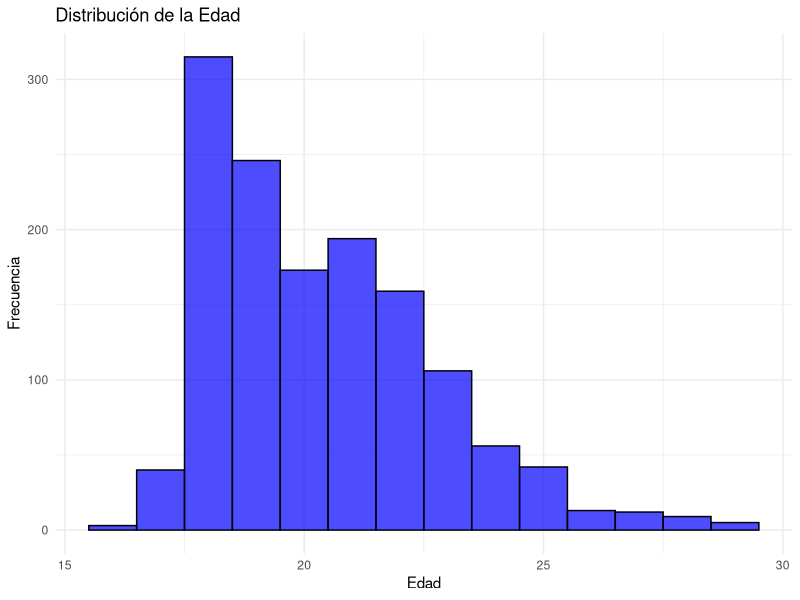
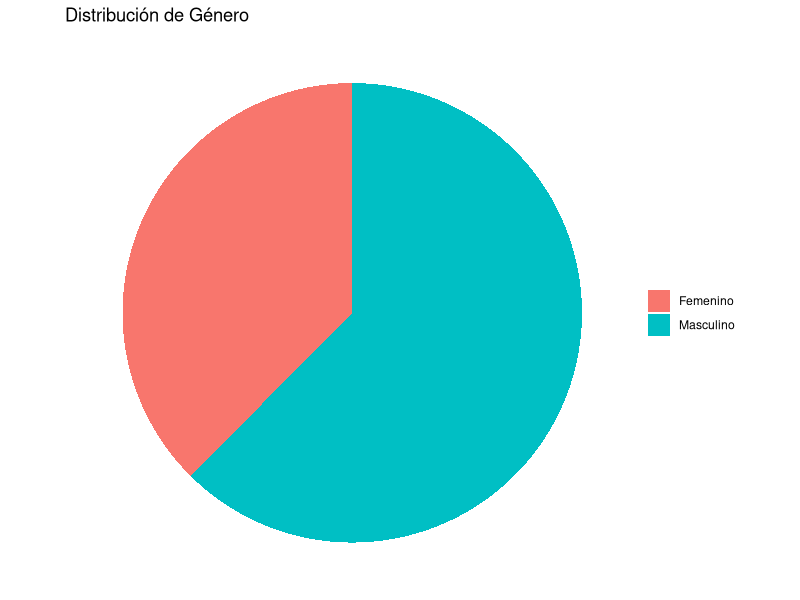
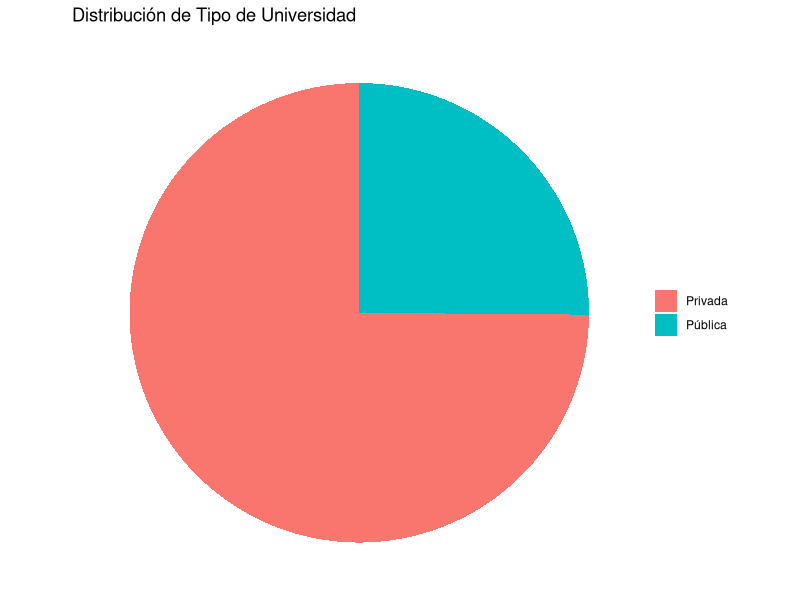
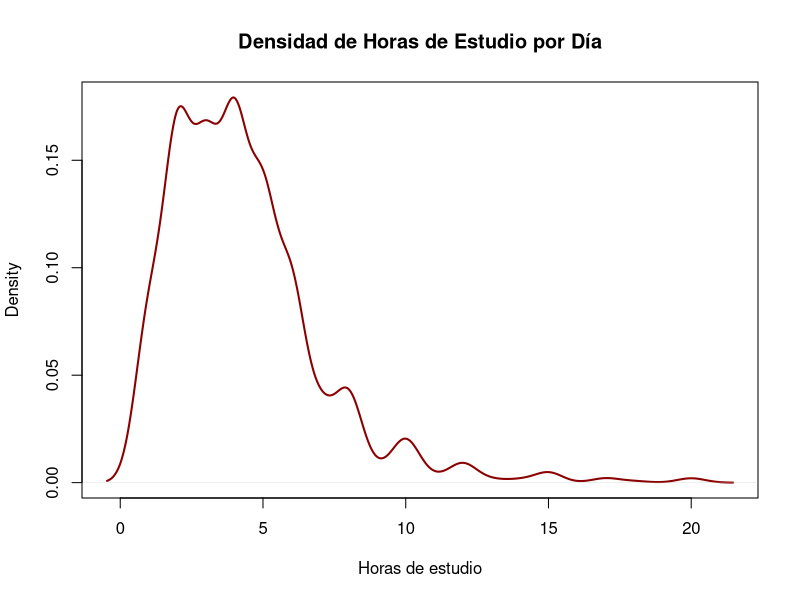
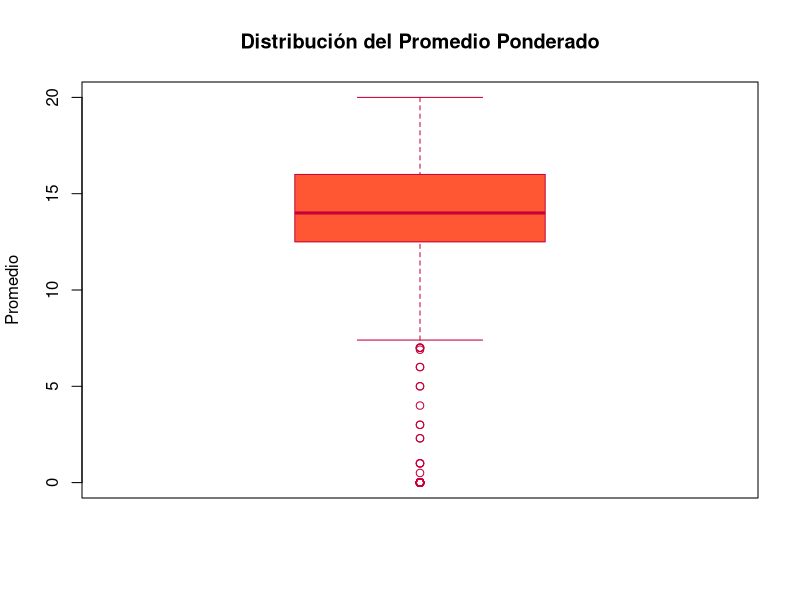
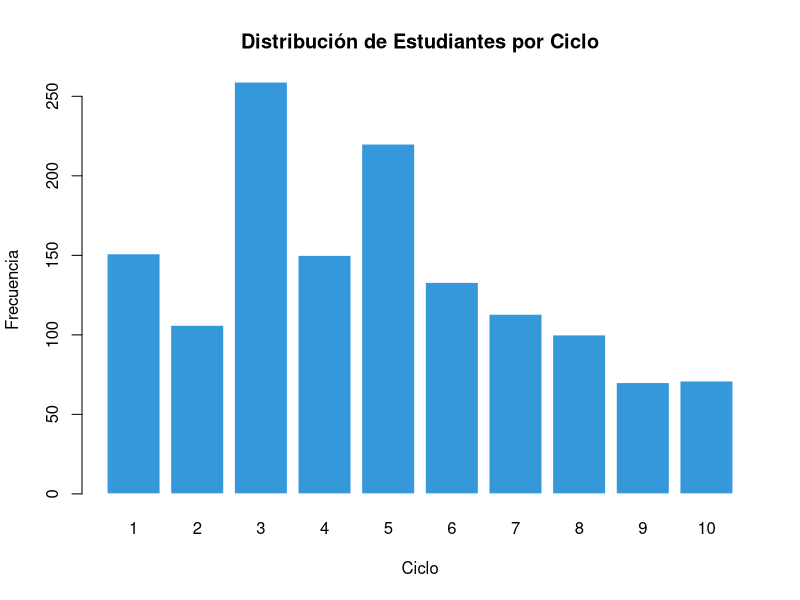
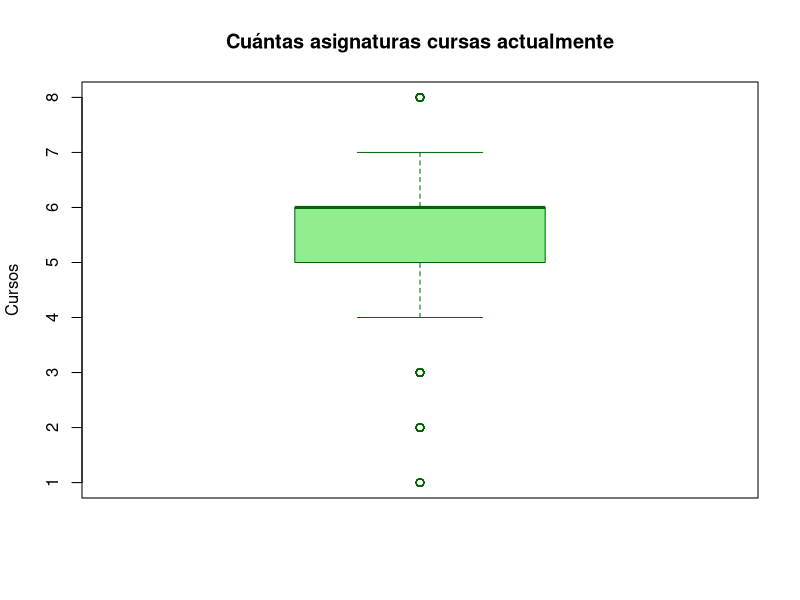
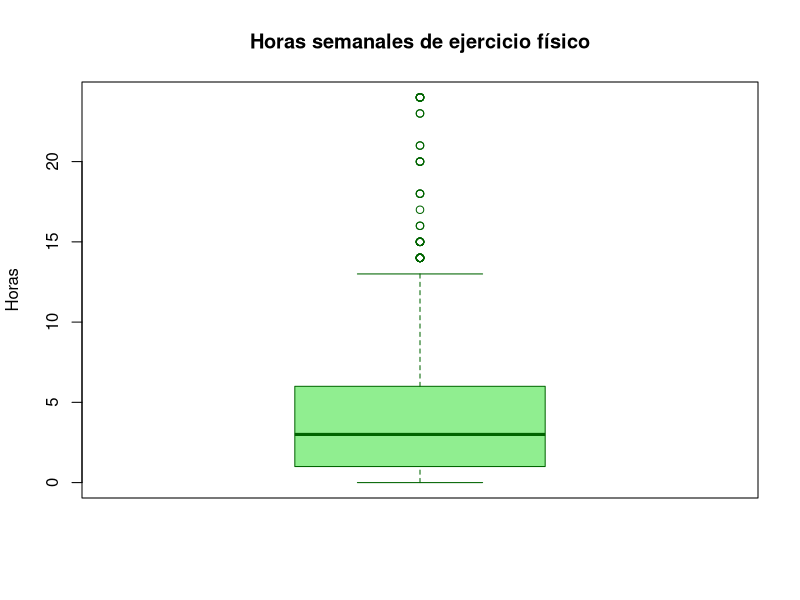

Write R code to recreate these figures, in order.
## ---- chunk 1
library(readr)
library(ggplot2)
## ---- chunk 2
DF_1 <- read_csv("Estudiantes.csv", col_types = cols(.default = "c"))
DF_2 <- DF_1  # Backup
## ---- chunk 3
DF_1 <- DF_1[, colSums(is.na(DF_1)) < nrow(DF_1)]
DF_1 <- DF_1[, colMeans(is.na(DF_1)) < 0.5]
DF_1 <- DF_1[rowSums(is.na(DF_1)) != ncol(DF_1), ]
DF_1 <- DF_1[!duplicated(DF_1), ]
DF_1 <- DF_1[, -(1:3)]
## ---- chunk 4
DF_1[[1]] <- as.integer(DF_1[[1]])
DF_1 <- DF_1[DF_1[[1]] >= 16 & DF_1[[1]] <= 29, ]
names(DF_1)[1] <- "edad"

# Histograma
ggplot(DF_1, aes(x = edad)) +
  geom_histogram(binwidth = 1, fill = "blue", color = "black", alpha = 0.7) +
  labs(title = "Distribución de la Edad", x = "Edad", y = "Frecuencia") +
  theme_minimal()
## ---- chunk 5
library(ggplot2)

# Filtrar los datos para que solo incluyan "Masculino" y "Femenino"
DF_1 <- DF_1[DF_1[[2]] %in% c("Masculino", "Femenino"), ]
names(DF_1)[2] <- "sexo"

# Crear gráfico de torta
ggplot(DF_1, aes(x = "", fill = sexo)) +
  geom_bar(width = 1, stat = "count") +
  coord_polar("y") +
  labs(title = "Distribución de Género") +
  theme_void() +
  theme(legend.title = element_blank())  # Opcional, para quitar el título de la leyenda

## ---- chunk 6

# Filtrar los datos para que solo incluyan "Privada" y "Pública"
DF_1 <- DF_1[DF_1[[3]] %in% c("Privada", "Pública"), ]
names(DF_1)[3] <- "tipo_universidad"

# Crear gráfico de torta para "tipo_universidad"
ggplot(DF_1, aes(x = "", fill = tipo_universidad)) +
  geom_bar(width = 1, stat = "count") +
  coord_polar("y") +
  labs(title = "Distribución de Tipo de Universidad") +
  theme_void() +
  theme(legend.title = element_blank())  # Opcional, para quitar el título de la leyenda

## ---- chunk 7
# Suprimir salidas intermedias
invisible(table(DF_1[[4]], useNA = "ifany"))
invisible(unique(DF_1[[4]][!grepl("^\\d+$", DF_1[[4]])]))

# Limpieza y conversión
DF_1[[4]] <- as.character(DF_1[[4]])
DF_1[[4]][!grepl("^\\d+$", DF_1[[4]])] <- NA
DF_1[[4]] <- as.integer(DF_1[[4]])
DF_1[[4]][DF_1[[4]] > 20] <- NA
names(DF_1)[4] <- "prom_estudio_dia"

# Solo el gráfico como salida
plot(density(DF_1$prom_estudio_dia, na.rm = TRUE),
     main = "Densidad de Horas de Estudio por Día",
     xlab = "Horas de estudio", col = "darkred", lwd = 2)



## ---- chunk 8
# Suprimir advertencias y salidas no deseadas
DF_1[[6]] <- as.character(DF_1[[6]])
DF_1[[6]][!grepl("^\\d+(\\.\\d+)?$", DF_1[[6]])] <- NA
DF_1[[6]] <- round(as.double(DF_1[[6]]), 2)
names(DF_1)[6] <- "prom_ciclo_pasado"

# Solo mostrar el gráfico
boxplot(DF_1$prom_ciclo_pasado,
        main = "Distribución del Promedio Ponderado",
        ylab = "Promedio",
        col = "#FF5733",
        border = "#C70039")

## ---- chunk 9
DF_1[[7]] <- as.numeric(as.character(DF_1[[7]]))
DF_1[[7]] <- round(DF_1[[7]])
DF_1[[7]] <- as.integer(DF_1[[7]])
DF_1 <- DF_1[DF_1[[7]] %in% 1:10, ]
names(DF_1)[7] <- "ciclo"
barplot(table(DF_1$ciclo),
        main = "Distribución de Estudiantes por Ciclo",
        xlab = "Ciclo",
        ylab = "Frecuencia",
        col = "#3498DB",
        border = "white")

## ---- chunk 10
# Definimos los rangos válidos
rangos_validos <- c("0 horas (no lo uso)", "Entre 1-3 horas", "Entre 3-6 horas", "Entre 6-9 horas", "Entre 9-12 horas")

# Whatsapp
DF_1[[5]][!DF_1[[5]] %in% rangos_validos] <- NA
names(DF_1)[5] <- "prom_dia_whatsapp"

# Instagram
DF_1[[26]][!DF_1[[26]] %in% rangos_validos] <- NA
names(DF_1)[26] <- "prom_dia_instagram"

# TikTok
DF_1[[27]][!DF_1[[27]] %in% rangos_validos] <- NA
names(DF_1)[27] <- "prom_dia_tiktok"

# LinkedIn
DF_1[[28]][!DF_1[[28]] %in% rangos_validos] <- NA
names(DF_1)[28] <- "prom_dia_linkedin"

# X
DF_1[[29]][!DF_1[[29]] %in% rangos_validos] <- NA
names(DF_1)[29] <- "prom_dia_x"


## ---- chunk 11
DF_1[[8]] <- as.integer(DF_1[[8]])
boxplot(DF_1[[8]],
        main = "Cuántas asignaturas cursas actualmente",
        ylab = "Cursos",
        col = "lightgreen",
        border = "darkgreen")
names(DF_1)[8] <- "total_cursos_actuales"

## ---- chunk 12
DF_1[!(DF_1[[9]] %in% c("Arte", "Deportes", "Música", "Voluntariado", "Club Académico", "No participo en ninguna")), ]
## ---- chunk 13
names(DF_1)[9] <- "actividad_extracurricular_actual"

## ---- chunk 14
DF_1[[10]] <- as.integer(DF_1[[10]])
## ---- chunk 15
boxplot(DF_1[[10]],
        main = "Horas semanales de ejercicio físico",
        ylab = "Horas",
        col = "lightgreen",
        border = "darkgreen")
names(DF_1)[10] <- "horas_ejercicio_semanal"

## ---- chunk 16
DF_1[[11]] <- as.integer(DF_1[[11]])
## ---- chunk 17
boxplot(DF_1[[11]],
        main = "Cuántas horas duermes aproximadamente por noche",
        ylab = "Horas",
        col = "lightgreen",
        border = "darkgreen")
names(DF_1)[11] <- "horas_sueño_xnoche"

## ---- chunk 18
DF_1[!(DF_1[[12]] %in% c("Whatsapp", "Instagram", "Tiktok", "Facebook / meta", 
                        "X (Twitter)", "Linkedin", "Telegram", "Discord", "Otro")), ]
## ---- chunk 19
names(DF_1)[12] <- "red_mas_usada"

## ---- chunk 20
DF_1[[13]] <- as.integer(DF_1[[13]])
## ---- chunk 21
boxplot(DF_1[[13]],
        main = "Boxplot del tiempo sin revisar redes sociales",
        ylab = "Horas",
        col = "skyblue",        
        border = "navy",        
        boxcol = "darkblue",    
        whiskcol = "gray40",    
        staplecol = "gray40",   
        medcol = "red") 
names(DF_1)[13] <- "tiempo_max_sin_redes_dia"

## ---- chunk 22
DF_1[[14]] <- as.integer(DF_1[[14]])
## ---- chunk 23
DF_1[DF_1[[14]] > 100, ]
DF_1[[14]][DF_1[[14]] > 100] <- NA
## ---- chunk 24
boxplot(DF_1[[14]],
        main = "Cuántas veces al día aproximadamente revisas tu teléfono por notificaciones de redes sociales mientras estudias",
        ylab = "Veces por día",
        col = "skyblue",      
        border = "steelblue", 
        boxcol = "blue4",    
        whiskcol = "gray40",  
        staplecol = "gray40", 
        medcol = "red")       
## ---- chunk 25
names(DF_1)[14] <- "notificaciones_estudio_diario"

## ---- chunk 26
DF_1[[15]] <- as.integer(DF_1[[15]])
## ---- chunk 27
boxplot(DF_1[[15]],
        main = "Cuántos días a la semana sueles usar redes sociales antes de dormir",
        ylab = "dias",
        col = "skyblue",      
        border = "steelblue", 
        boxcol = "blue4",    
        whiskcol = "gray40",  
        staplecol = "gray40", 
        medcol = "red")
## ---- chunk 28
names(DF_1)[15] <- "dias_redes_antes_de_dormir"

## ---- chunk 29
DF_1[!DF_1[[16]] %in% c("Entretenimiento (ver videos, seguir deportes, escuchar música)", 
                          "Información (noticias , actualidad)", 
                          "Educación (contenido académico)", 
                          "Socializar"), ]
## ---- chunk 30
DF_1[[16]][!DF_1[[16]] %in% c("Entretenimiento (ver videos, seguir deportes, escuchar música)", 
                               "Información (noticias , actualidad)", 
                               "Educación (contenido académico)", 
                               "Socializar")] <- NA

## ---- chunk 31
names(DF_1)[16] <- "tipo_contenido_redes_sociales"

## ---- chunk 32
DF_1[[17]] <- as.integer(DF_1[[17]])
## ---- chunk 33
boxplot(DF_1[[17]],
        main = "Que tan satisfecho estás con tu interacción social presencial con amigos o compañeros en tu centro de estudio y/o trabajo",
        ylab = "satisfaccion",
        col = "skyblue",      
        border = "steelblue", 
        boxcol = "blue4",    
        whiskcol = "gray40",  
        staplecol = "gray40", 
        medcol = "red")
## ---- chunk 34
names(DF_1)[17] <- "satisfaccion_interaccion_social_presencial"

## ---- chunk 35
DF_1[[18]] <- as.integer(DF_1[[18]])
## ---- chunk 36
boxplot(DF_1[[18]],
       main = "Consideras que el uso de redes sociales afecta tu capacidad de concentración y rendimiento académico",
        ylab = "nivel",
         col = "skyblue",      
        border = "steelblue", 
        boxcol = "blue4",    
        whiskcol = "gray40",  
        staplecol = "gray40", 
        medcol = "red")
## ---- chunk 37
names(DF_1)[18] <- "afecta_concentracion_rendimiento"

## ---- chunk 38
DF_1[!DF_1[[19]] %in% c("Motiva", "Desmotiva", "No tiene efecto"), ]
## ---- chunk 39
DF_1[[19]][!DF_1[[19]] %in% c("Motiva", "Desmotiva", "No tiene efecto")] <- NA
## ---- chunk 40
names(DF_1)[19] <- "impacto_redes_actividades_extracurriculares"

## ---- chunk 41
DF_1[[20]] <- as.integer(DF_1[[20]])
## ---- chunk 42
boxplot(DF_1[[20]],
        main = "Qué tanto sientes que el uso excesivo de redes sociales puede afectar tu salud mental ?(autoestima , etc)",
        ylab = "nivel",
         col = "skyblue",      
        border = "steelblue", 
        boxcol = "blue4",    
        whiskcol = "gray40",  
        staplecol = "gray40", 
        medcol = "red")
## ---- chunk 43
names(DF_1)[20] <- "impacto_redes_salud_mental"

## ---- chunk 44
DF_1[!DF_1[[21]] %in% c("Mañana (6am-11:59 am)", "Tarde (12 pm - 6pm)", "Noche(6pm-12 am)", "Madrugada (12am-6am)"), ]
## ---- chunk 45
DF_1[[21]][!DF_1[[21]] %in% c("Mañana (6am-11:59 am)", "Tarde (12 pm - 6pm)", "Noche(6pm-12 am)", "Madrugada (12am-6am)")] <- NA
## ---- chunk 46
names(DF_1)[21] <- "momento_uso_redes_sociales"

## ---- chunk 47
DF_1[!DF_1[[22]] %in% c("Sí", "No"), ]
## ---- chunk 48
names(DF_1)[22] <- "uso_redes_academicas"

## ---- chunk 49
DF_1[[23]] <- as.integer(DF_1[[23]])
## ---- chunk 50
boxplot(DF_1[[23]],
        main = "Qué tan satisfecho(a) estás con tu rendimiento académico actual",
        ylab = "nivel",
         col = "skyblue",      
        border = "steelblue", 
        boxcol = "blue4",    
        whiskcol = "gray40",  
        staplecol = "gray40", 
        medcol = "red")
## ---- chunk 51
names(DF_1)[23] <- "satisfaccion_rendimiento_academico"

## ---- chunk 52
DF_1[[24]] <- as.integer(DF_1[[24]])
## ---- chunk 53
DF_1[DF_1[[24]] > 100, ]
DF_1[[24]][DF_1[[24]] > 100] <- NA
## ---- chunk 54
boxplot(DF_1[[24]],
        main = "Con cuántos de los amigos que conociste a través de redes sociales interactúas también en persona",
         ylab = "nivel",
         col = "skyblue",      
        border = "steelblue", 
        boxcol = "blue4",    
        whiskcol = "gray40",  
        staplecol = "gray40", 
        medcol = "red")
## ---- chunk 55
names(DF_1)[24] <- "interaccion_persona_amigos_redes"

## ---- chunk 56
DF_1[[25]] <- as.integer(DF_1[[25]])
## ---- chunk 57
head(DF_1[[25]], 10)
## ---- chunk 58
boxplot(DF_1[[25]],
        main = "Con qué frecuencia descubres actividades extracurriculares a través de redes sociales",
        ylab = "frecuencia",
         col = "skyblue",      
        border = "steelblue", 
        boxcol = "blue4",    
        whiskcol = "gray40",  
        staplecol = "gray40", 
        medcol = "red")
## ---- chunk 59
names(DF_1)[25] <- "frecuencia_descubrimiento_actividades_redes"

## ---- chunk 60
# Resumen descriptivo de todo el dataframe
summary(DF_1)



## ---- chunk 61
str(DF_1)
## ---- chunk 62
# Clasificar correctamente las variables categóricas como factor
DF_1[[2]]  <- as.factor(DF_1[[2]])   # Sexo
DF_1[[3]]  <- as.factor(DF_1[[3]])   # Tipo de universidad
DF_1[[5]]  <- as.factor(DF_1[[5]])   # Rango de tiempo de estudio
DF_1[[9]]  <- as.factor(DF_1[[9]])   # Actividad extracurricular
DF_1[[12]] <- as.factor(DF_1[[12]])  # Red social favorita
DF_1[[16]] <- as.factor(DF_1[[16]])  # Uso principal de redes
DF_1[[19]] <- as.factor(DF_1[[19]])  # Impacto en motivación
DF_1[[21]] <- as.factor(DF_1[[21]])  # Horario de uso
DF_1[[22]] <- as.factor(DF_1[[22]])  # Respuesta Sí/No

# Clasificar rangos de uso de redes sociales como factores
DF_1[[26]] <- as.factor(DF_1[[26]])  # Uso WhatsApp
DF_1[[27]] <- as.factor(DF_1[[27]])  # Uso Instagram
DF_1[[28]] <- as.factor(DF_1[[28]])  # Uso TikTok
DF_1[[29]] <- as.factor(DF_1[[29]])  # Uso Facebook/meta o X


## ---- chunk 63
# Cargar paquetes necesarios
library(tidyverse)

# Simulamos los datos de ejemplo (adaptar a tu caso)
set.seed(123)
DF_1 <- tibble(
  genero = factor(sample(c("Masculino", "Femenino"), 100, replace = TRUE)),
  uso_redes = factor(sample(c("Bajo", "Medio", "Alto"), 100, replace = TRUE), ordered = TRUE),
  horas_suenio = rnorm(100, mean = 6.5, sd = 1),
  promedio = rnorm(100, mean = 13, sd = 2)
)

# Revisar estructura de los datos
str(DF_1)

# Ver tabla de frecuencia de variables categóricas
table(DF_1$genero)
table(DF_1$uso_redes)

# Visualizar uso de redes por género
ggplot(DF_1, aes(x = uso_redes, fill = genero)) +
  geom_bar(position = "dodge") +
  labs(title = "Uso de redes sociales por género", x = "Nivel de uso de redes", y = "Frecuencia")

# Comparar promedio académico según uso de redes (boxplot)
ggplot(DF_1, aes(x = uso_redes, y = promedio, fill = uso_redes)) +
  geom_boxplot() +
  labs(title = "Promedio académico según uso de redes sociales", x = "Uso de redes", y = "Promedio")

# Análisis estadístico
anova_result <- aov(promedio ~ uso_redes, data = DF_1)
summary(anova_result)
